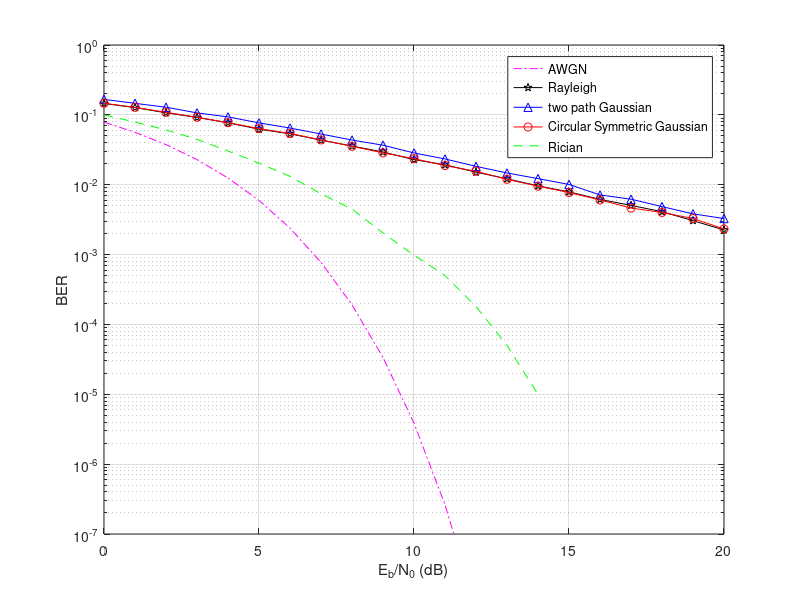

The MATLAB script that drew this image:
% 衰落通道下的 BPSK 錯誤率
% Rayleigh fading 用三種方式產生（raylrnd、二路高斯、circular symmetric complex Gaussian），另以 LOS 權重 a 模擬 Rician 通道
% 輸出：AWGN 理論值與各通道的 BER vs. Eb/N0
clear
clc
bitnum = 1e5;
s = randi([0 1],1,bitnum);
x = pskmod(s,2,pi/2);

% Rayleigh 語法
h = raylrnd(1,1,bitnum); % 振幅為Rayleigh
r = h.*x;

% 二路高斯
x1 = pskmod(s,2,0);
x2 = pskmod(s,2,pi/2);
nor1 = abs(normrnd(0,1,1,bitnum)).*x1;
nor2 = abs(normrnd(0,1,1,bitnum)).*x2;

% Circular Symmetric Guassian 寫法
h2 = abs(normrnd(0,1,1,bitnum)+1i*normrnd(0,1,1,bitnum)); % abs : 振幅為Rayleigh
r2 = h2.*x;

for Eb_N0 = 0:20
    BER_BpskTheory(1,Eb_N0+1) = qfunc(sqrt(2*10.^(Eb_N0/10)));

    % Rayleigh 語法 --------------------------------
    y = awgn(r,Eb_N0,'measured'); % 預設為 snr = Es/N0
    s_hat = pskdemod(y,2,pi/2);
    [num,ratio] = biterr(s,s_hat);
    BER_BpskRayleigh(1,Eb_N0+1) = ratio;

    % 二路高斯 ---------------------------------
    y2 = awgn(nor1+nor2,Eb_N0,'measured');
    s_hat2 = pskdemod(y2,2,(0 + pi/2)/2);
    [num2,ratio2] = biterr(s,s_hat2);
    BER_BpskRayleigh2(1,Eb_N0+1) = ratio2;

    % Circular Symmetric Guassian 寫法 --------------------------------
    y3 = awgn(r2,Eb_N0,'measured');
    s_hat3 = pskdemod(y3,2,pi/2);
    [num3,ratio3] = biterr(s,s_hat3);
    BER_BpskRayleigh3(1,Eb_N0+1) = ratio3;

    % Rician LOS權重為a ---------------------------------
    a = 0.5;
    y4 = awgn(a*r+(1-a)*x,Eb_N0,'measured');
    s_hat4 = pskdemod(y4,2,pi/2);
    [num4,ratio4] = biterr(s,s_hat4);
    BER_BpskRayleigh4(1,Eb_N0+1) = ratio4;

end
semilogy(0:20,BER_BpskTheory,'m-.', ...
    0:20,BER_BpskRayleigh,'k-p', ...
    0:20,BER_BpskRayleigh2,'b-^', ...
    0:20,BER_BpskRayleigh3,'r-o', ...
    0:20,BER_BpskRayleigh4,'g--')
xlabel('E_b/N_0 (dB)'); ylabel('BER');
legend('AWGN','Rayleigh','two path Gaussian','Circular Symmetric Gaussian','Rician');
ylim([1e-7 1])
grid
